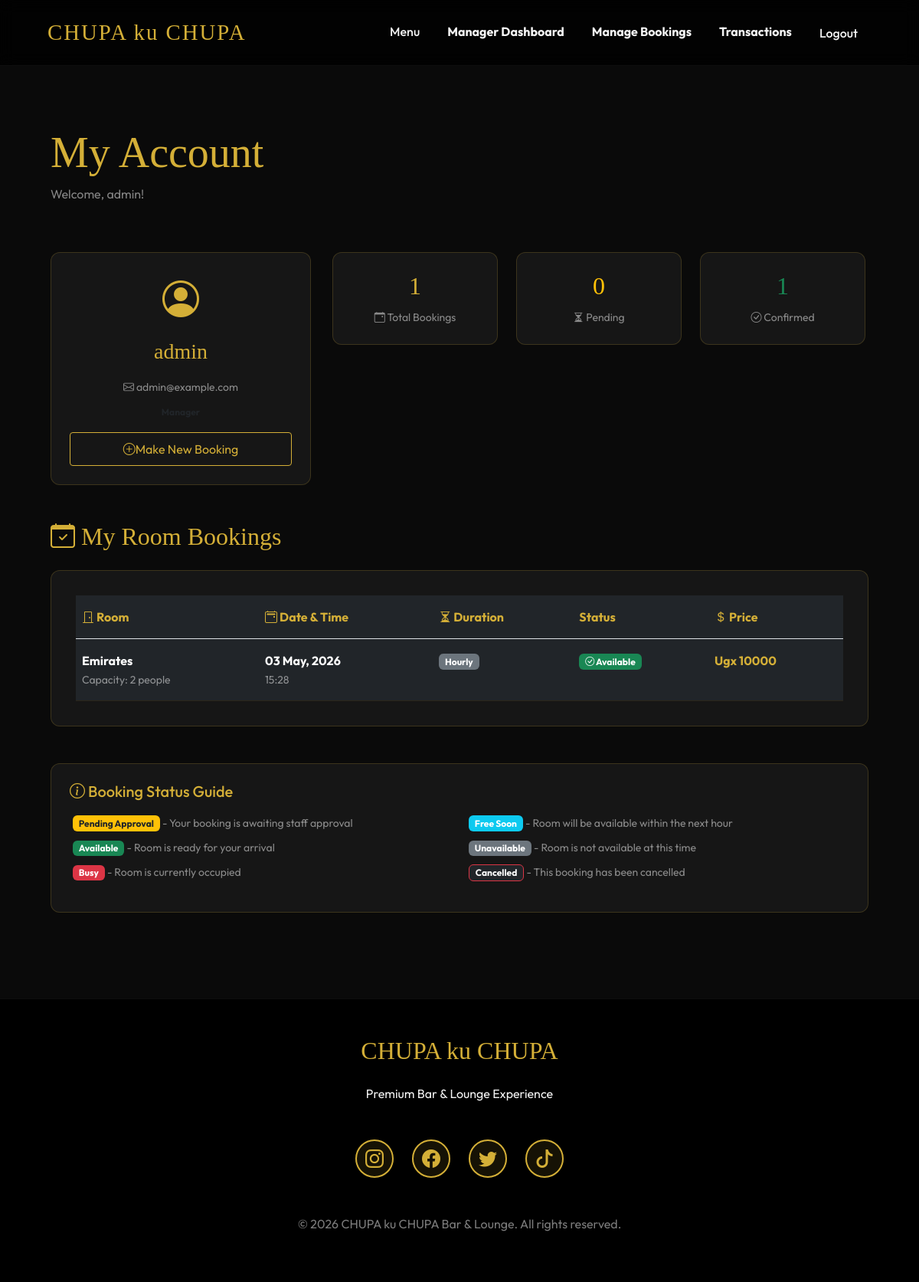
Page /accounts/dashboard/ (signed in) on the committed database.
### accounts/models.py (models this page shows, shortened)
class CustomUser(AbstractUser):
    MANAGER = 'MANAGER'
    STAFF = 'STAFF'
    CUSTOMER = 'CUSTOMER'
    ROLE_CHOICES = [
        (MANAGER, 'Manager'),
        (STAFF, 'Staff'),
        (CUSTOMER, 'Customer'),
    ]
    role = models.CharField(max_length=10, choices=ROLE_CHOICES, default=CUSTOMER)
    phone = models.CharField(max_length=15, blank=True, null=True)
    address = models.TextField(blank=True, null=True)

### bookings/models.py (models this page shows, shortened)
class Booking(models.Model):
    STATUS_CHOICES = [
        ('PENDING', 'Pending Approval'),
        ('AVAILABLE', 'Room available'),
        ('BUSY', 'Room busy'),
        ('FREE_SOON', 'The Room is free in the next Hour'),
        ('UNAVAILABLE', 'Room not available'),
        ('CANCELLED', 'Cancelled'),
    ]
    user = models.ForeignKey(settings.AUTH_USER_MODEL, on_delete=models.CASCADE, related_name='bookings', null=True, blank=True)
    room = models.ForeignKey(LoungeRoom, on_delete=models.CASCADE, related_name='bookings')
    booking_type = models.CharField(max_length=20, choices=[('HOURLY', 'Hourly'), ('FULL_DAY', 'Full Day')], default='HOURLY')
    start_time = models.DateTimeField()
    end_time = models.DateTimeField(blank=True, null=True)
    total_price = models.DecimalField(max_digits=10, decimal_places=2)
    status = models.CharField(max_length=20, choices=STATUS_CHOICES, default='PENDING')
    customer_nin = models.CharField(max_length=50, blank=True, null=True, verbose_name="Name or NIN")
    customer_phone = models.CharField(max_length=20, blank=True, null=True)
    customer_email = models.EmailField(blank=True, null=True)
    created_at = models.DateTimeField(auto_now_add=True)

class LoungeRoom(models.Model):
    name = models.CharField(max_length=100)
    capacity = models.PositiveIntegerField()
    description = models.TextField()
    price_per_hour = models.DecimalField(max_digits=10, decimal_places=2)
    price_full_day = models.DecimalField(max_digits=10, decimal_places=2, default=30000.00)
    image = models.ImageField(upload_to='lounges/', blank=True, null=True)

### accounts/views.py (the view)
# urls.py: path('dashboard/', views.CustomerDashboardView.as_view(), name='customer_dashboard'),
class CustomerDashboardView(LoginRequiredMixin, TemplateView):
    template_name = 'accounts/customer_dashboard.html'
    def get_context_data(self, **kwargs):
        context = super().get_context_data(**kwargs)
        user = self.request.user
        bookings = Booking.objects.filter(user=user).order_by('-created_at')
        pending_count = bookings.filter(status='PENDING').count()
        confirmed_count = bookings.filter(status__in=['AVAILABLE', 'FREE_SOON']).count()
        cancelled_count = bookings.filter(status='CANCELLED').count()
        context['user_profile'] = user
        context['bookings'] = bookings
        context['pending_count'] = pending_count
        context['confirmed_count'] = confirmed_count
        context['cancelled_count'] = cancelled_count
        context['total_bookings'] = bookings.count()
        return context

### templates/accounts/customer_dashboard.html (shortened to what this page needs)
{% extends 'base.html' %}
{% block content %}
<div class="row mb-5 animate-fade">
    <div class="col-12">
        <h1 class="display-4">My Account</h1>
        <p class="text-white-50">Welcome, {{ user_profile.get_full_name|default:user_profile.username }}!</p>
    </div>
</div>
<div class="row mb-5 animate-fade">
    <div class="col-md-4">
        <div class="glass-card p-4 text-center">
            <div class="mb-3">
                <i class="bi bi-person-circle" style="font-size: 3rem; color: var(--primary-gold);"></i>
            </div>
            <h3 class="text-gold mb-3">{{ user_profile.get_full_name|default:user_profile.username }}</h3>
            <p class="text-white-50 mb-2">
                <small><i class="bi bi-envelope"></i> {{ user_profile.email }}</small>
            </p>
            <p class="text-muted mb-3">
                <small class="badge bg-gold text-dark">{{ user_profile.get_role_display }}</small>
            </p>
            <a href="{% url 'bookings:lounge_list' %}" class="btn btn-outline-gold btn-sm w-100">
                <i class="bi bi-plus-circle"></i> Make New Booking
            </a>
        </div>
    </div>
    <div class="col-md-8">
        <div class="row">
            <div class="col-md-4 mb-3">
                <div class="glass-card p-4 text-center">
                    <h2 class="text-gold mb-2">{{ total_bookings }}</h2>
                    <p class="text-white-50 mb-0"><small><i class="bi bi-calendar-event"></i> Total Bookings</small></p>
                </div>
            </div>
            <div class="col-md-4 mb-3">
                <div class="glass-card p-4 text-center">
                    <h2 class="text-warning mb-2">{{ pending_count }}</h2>
                    <p class="text-white-50 mb-0"><small><i class="bi bi-hourglass-split"></i> Pending</small></p>
                </div>
            </div>
            <div class="col-md-4 mb-3">
                <div class="glass-card p-4 text-center">
                    <h2 class="text-success mb-2">{{ confirmed_count }}</h2>
                    <p class="text-white-50 mb-0"><small><i class="bi bi-check-circle"></i> Confirmed</small></p>
                </div>
            </div>
        </div>
    </div>
</div>
<div class="row animate-fade">
    <div class="col-12">
        <h2 class="text-gold mb-4">
            <i class="bi bi-calendar-check"></i> My Room Bookings
        </h2>
        <div class="glass-card">
            <div class="table-responsive">
                <table class="table table-dark table-hover mb-0">
                    <thead>
                        <tr class="border-bottom border-gold">
                            <th class="text-gold py-3"><i class="bi bi-door-closed"></i> Room</th>
                            <th class="text-gold py-3"><i class="bi bi-calendar2-event"></i> Date & Time</th>
                            <th class="text-gold py-3"><i class="bi bi-hourglass-split"></i> Duration</th>
                            <th class="text-gold py-3"> Status</th>
                            <th class="text-gold py-3"><i class="bi bi-currency-dollar"></i> Price</th>
                        </tr>
                    </thead>
                    <tbody>
                        {% for booking in bookings %}
                            <tr class="booking-row">
                                <td class="py-3">
                                    <span class="fw-bold">{{ booking.room.name }}</span>
                                    <br>
                                    <small class="text-white-50">Capacity: {{ booking.room.capacity }} people</small>
                                </td>
                                <td class="py-3">
                                    <strong>{{ booking.start_time|date:"d M, Y" }}</strong><br>
                                    <small class="text-white-50">{{ booking.start_time|date:"H:i" }}</small>
                                </td>
                                <td class="py-3">
                                    {% if booking.booking_type == 'HOURLY' %}
                                        <span class="badge bg-secondary">Hourly</span>
                                    {% else %}
                                        <span class="badge bg-secondary">Full Day</span>
                                    {% endif %}
                                </td>
                                <td class="py-3">
                                    {% if booking.status == 'PENDING' %}
                                        <span class="badge bg-warning text-dark">
                                            <i class="bi bi-hourglass-split"></i> Pending Approval
                                        </span>
                                    {% elif booking.status == 'AVAILABLE' %}
                                        <span class="badge bg-success">
                                            <i class="bi bi-check-circle"></i> Available
                                        </span>
                                    {% elif booking.status == 'BUSY' %}
                                        <span class="badge bg-danger">
                                            <i class="bi bi-exclamation-circle"></i> Busy
                                        </span>
                                    {% elif booking.status == 'FREE_SOON' %}
                                        <span class="badge bg-info">
                                            <i class="bi bi-clock-history"></i> Free Soon
                                        </span>
                                    {% elif booking.status == 'UNAVAILABLE' %}
                                        <span class="badge bg-secondary">
                                            <i class="bi bi-x-circle"></i> Unavailable
                                        </span>
                                    {% elif booking.status == 'CANCELLED' %}
                                        <span class="badge bg-dark border border-danger">
                                            <i class="bi bi-x-circle"></i> Cancelled
                                        </span>
                                    {% else %}
                                        <span class="badge bg-secondary">{{ booking.status }}</span>
                                    {% endif %}
                                </td>
                                <td class="py-3 fw-bold text-gold">
                                    Ugx {{ booking.total_price|floatformat:0 }}
                                </td>
                            </tr>
                        {% endfor %}
                    </tbody>
                </table>
            </div>
        </div>
    </div>
</div>
<div class="row mt-5 animate-fade">
    <div class="col-12">
        <div class="glass-card p-4">
            <h5 class="text-gold mb-3"><i class="bi bi-info-circle"></i> Booking Status Guide</h5>
            <div class="row">
                <div class="col-md-6">
                    <ul class="list-unstyled text-white-50">
                        <li class="mb-2">
                            <span class="badge bg-warning text-dark">Pending Approval</span>
                            <small> - Your booking is awaiting staff approval</small>
                        </li>
                        <li class="mb-2">
                            <span class="badge bg-success">Available</span>
                            <small> - Room is ready for your arrival</small>
                        </li>
                        <li class="mb-2">
                            <span class="badge bg-danger">Busy</span>
                            <small> - Room is currently occupied</small>
                        </li>
                    </ul>
                </div>
                <div class="col-md-6">
                    <ul class="list-unstyled text-white-50">
                        <li class="mb-2">
                            <span class="badge bg-info">Free Soon</span>
                            <small> - Room will be available within the next hour</small>
                        </li>
                        <li class="mb-2">
                            <span class="badge bg-secondary">Unavailable</span>
                            <small> - Room is not available at this time</small>
                        </li>
                        <li class="mb-2">
                            <span class="badge bg-dark border border-danger">Cancelled</span>
                            <small> - This booking has been cancelled</small>
                        </li>
                    </ul>
                </div>
            </div>
        </div>
    </div>
</div>
{% endblock %}

### templates/base.html (style rules this page uses)
:root { --primary-gold: #D4AF37; --dark-bg: #0A0A0A; --card-bg: #1A1A1A; --glass-bg: rgba(255, 255, 255, 0.05); --text-light: #F5F5F5; }
body { background-color: var(--dark-bg); color: var(--text-light); font-family: 'Outfit', sans-serif; overflow-x: hidden; }
h1, h2, h3, .navbar-brand { font-family: 'Playfair Display', serif; color: var(--primary-gold); }
.text-gold { color: var(--primary-gold) !important; }
.glass-card { background: var(--card-bg); border: 1px solid var(--glass-bg); border-radius: 15px; padding: 2rem; transition: transform 0.3s ease; }
.animate-fade { animation: fadeIn 0.8s ease forwards; }
.btn { min-height: 44px; min-width: 44px; display: flex; align-items: center; justify-content: center; font-size: 1rem; }
h1, .display-3 { word-break: break-word; }
.row { margin-right: -0.5rem; margin-left: -0.5rem; }

### templates/accounts/customer_dashboard.html (style rules this page uses)
.btn-outline-gold { color: var(--primary-gold); border: 1px solid var(--primary-gold); }
.booking-row { border-bottom: 1px solid rgba(212, 175, 55, 0.1); transition: background-color 0.3s ease; }
.glass-card { background: rgba(255, 255, 255, 0.05); backdrop-filter: blur(10px); border: 1px solid rgba(212, 175, 55, 0.2); border-radius: 12px; transition: all 0.3s ease; }

### rows in the picture
CustomUser: get_full_name "admin", email "admin@example.com"
Booking: room.name "Emirates", room.capacity "2", start_time "03 May, 2026", start_time "15:28", booking_type "Hourly", status "AVAILABLE" (drawn), total_price "10000"

### other values in the picture
{{ total_bookings }} "1"
{{ pending_count }} "0"
{{ confirmed_count }} "1"
